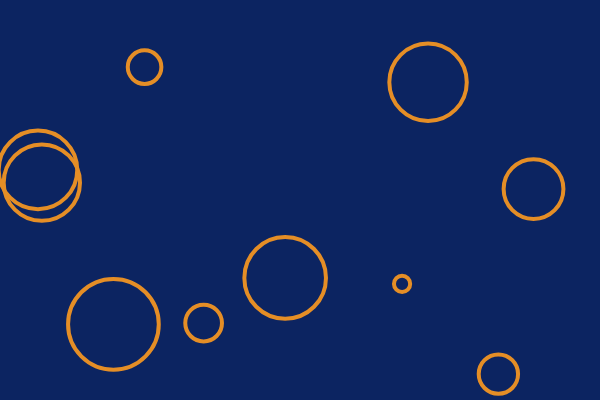
Frame 1 (no input)
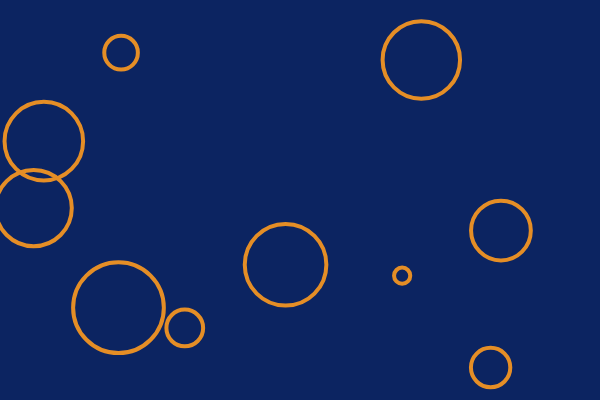
Frame 60 (no input)
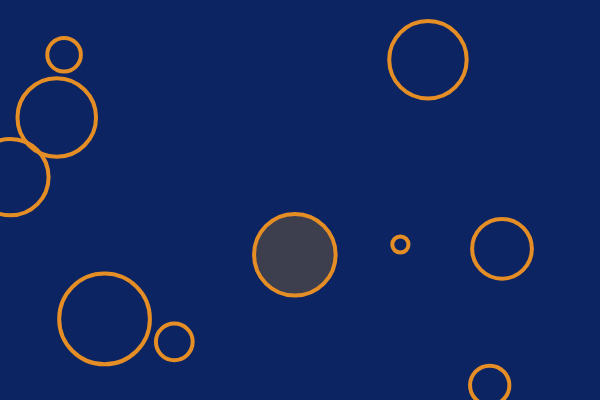
Frame 120 (the mouse pressed at the canvas centre since frame 60)

The p5.js sketch that drew these frames (run headless with seeded random() and noise() and a simulated clock; from frame 60 on, the mouse is pressed at the canvas centre):

// p5.js sketch
// ── sketch.js
"use strict";
// bubble instance of the clace
let bubble = [];
let size = 10;
let bub;

// create a class 
class Bubble {
  constructor(x, y, r) {
    this.x = x;
    this.y = y;
    this.fillColor = "rgba(255, 165, 2, 0)";
    this.size = r;
  }

  display() {
    stroke("#e58e26");
    strokeWeight(4);
    fill(this.fillColor);
    ellipse(this.x, this.y, this.size, this.size);
  }

  move() {
    this.x += random(-5, 5);
    this.y += random(-5, 5);
  }

  clicked() {
    let d = dist(mouseX, mouseY, this.x, this.y);
    print("dist is: " + d);
    print("r is: " + this.size);
    if (d < this.size) {
      print("clicked");
      this.colorCircle();
    } else {
      this.restColor();
    }
  }

  colorCircle() {
    this.fillColor = "rgba(255, 165, 2, 0.2)";
  }
  
  restColor() {
    this.fillColor =  "rgba(255, 165, 2, 0)";
  }

}

function setup() {
  createCanvas(600, 400);
  // creaeting the bubble objects
  for (let i = 0; i < size; i++) {
    let x = random(width);
    let y = random(height);
    let r = random(10, 100);
    let newBubble = new Bubble(x, y, r);
    bubble.push(newBubble);
  }
  
}

function draw() {
  background("#0c2461");
  for (let i = 0; i < bubble.length; i++) {
    bubble[i].move();
    bubble[i].display();
    // adding a mouse over function
    bubble[i].clicked();
  }
}
